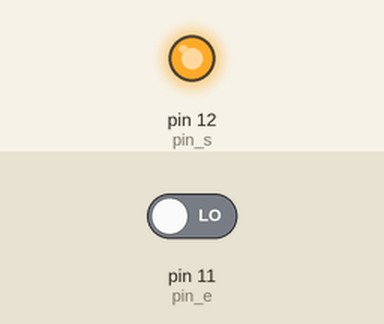
A sketch run on a simulated Arduino Uno, built with avr-gcc and run on an emulated ATmega328P. On the bench: output pins drawn as LEDs (lit = HIGH). Inputs (shaded band) come from the test bench; at power-on: pin 11 (pin_e) LOW. What the sketch prints to the serial monitor is not drawn.

Above: at 1.0 s.
At 5.5 s:
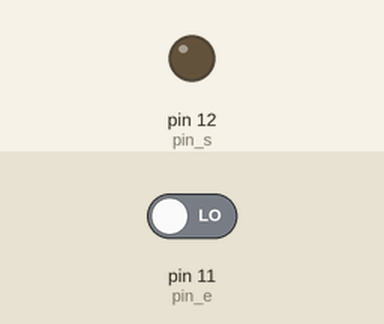
Timing chart, 0 to 6.9 s (numbered marks = the images above):
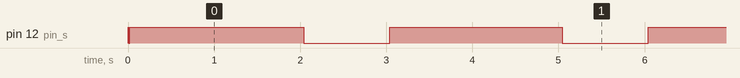

The sketch:

_004_prueba_infrarojos.ino
```cpp
int pin_e = 11;
int pin_s = 12;

int a;

void setup(){
  Serial.begin(9600);
  pinMode(pin_e, INPUT);
  pinMode(pin_s, OUTPUT);

  digitalWrite(pin_s, HIGH);
  Serial.print(digitalRead(pin_e));

  delay(10);

  digitalWrite(pin_s, LOW);
  Serial.print(digitalRead(pin_e));

  delay(10);

  digitalWrite(pin_s, HIGH);
  Serial.print(digitalRead(pin_e));

  delay(10);

  digitalWrite(pin_s, HIGH);
  Serial.print(digitalRead(pin_e));

  delay(10);
}

void loop(){

  digitalWrite(pin_s, HIGH);
  Serial.print("Alto: ");

  for (a = 0; a < 10; a++) {
    Serial.print(digitalRead(pin_e));
    delay(100);
  }
  Serial.println("");

  digitalWrite(pin_s, HIGH);
  Serial.print("Alto: ");

  for (a = 0; a < 10; a++) {
    Serial.print(digitalRead(pin_e));
    delay(100);
  }
  Serial.println("");

  digitalWrite(pin_s, LOW);
  Serial.print("Bajo: ");

  for (a = 0; a < 10; a++) {
    Serial.print(digitalRead(pin_e));
    delay(100);
  }
  Serial.println("");

}
```

Measured:
- by itself, pin 12 (pin_s): repeats every 3.0 s: HIGH 2.0 s, LOW 1.0 s
